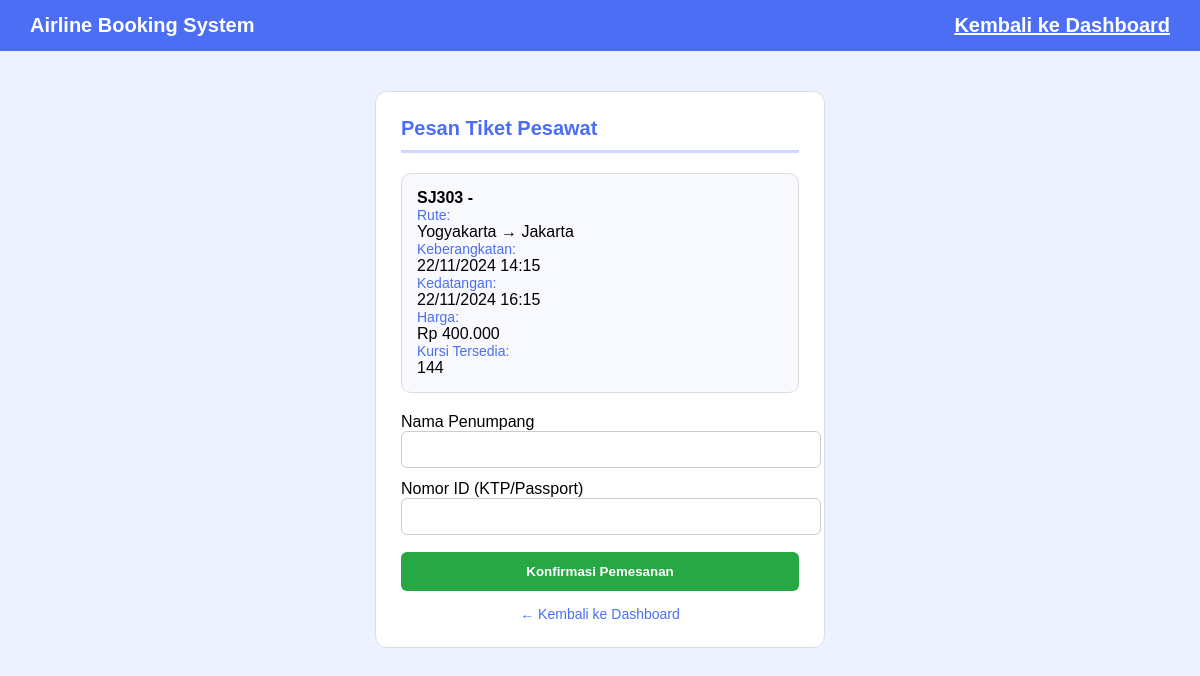
The app's page /airline/booking/book_ticket.php?id=13 (signed in) with its own data.
### tables this page shows
CREATE TABLE `flights` (
  `id` int(11) NOT NULL,
  `flight_code` varchar(20) DEFAULT NULL,
  `origin` varchar(50) DEFAULT NULL,
  `destination` varchar(50) DEFAULT NULL,
  `depart_datetime` datetime DEFAULT NULL,
  `arrive_datetime` datetime DEFAULT NULL,
  `price` int(11) DEFAULT 0,
  `status` enum('Scheduled','Completed','Cancelled') DEFAULT 'Scheduled',
  `seats_total` int(11) DEFAULT 180,
  `seats_available` int(11) DEFAULT 180,
  `airline` varchar(100) NOT NULL,
  `airline_name` varchar(100) DEFAULT NULL
);

### airline/booking/book_ticket.php (the view, shortened to what this page needs)
<?php
include "../connection.php";
$id = $_GET['id'];
$f = $koneksi->query("SELECT * FROM flights WHERE id=$id")->fetch_assoc();
?>
<!DOCTYPE html>
<html>
<head>
</head>
<body>
<div class="navbar">
    Airline Booking System
    <a href="../dashboard_user.php" style="color:white;">Kembali ke Dashboard</a>
</div>
<div class="container">
    <div class="card">
        <div class="title">Pesan Tiket Pesawat</div>
        <div class="divider"></div>
        <div class="flight-box">
            <div class="flight-title"><?= $f['flight_code'] ?> - <?= $f['airline'] ?></div>
            <div class="blue-text">Rute:</div>
            <?= $f['origin'] ?> → <?= $f['destination'] ?><br>
            <div class="blue-text">Keberangkatan:</div>
            <?= date("d/m/Y H:i", strtotime($f['depart_datetime'])) ?><br>
            <div class="blue-text">Kedatangan:</div>
            <?= date("d/m/Y H:i", strtotime($f['arrive_datetime'])) ?><br>
            <div class="blue-text">Harga:</div>
            Rp <?= number_format($f['price'],0,',','.') ?><br>
            <div class="blue-text">Kursi Tersedia:</div>
            <?= $f['seats_available'] ?><br>
        </div>
        <form method="POST" action="submit_order.php">
            <label>Nama Penumpang</label>
            <input type="text" name="nama" required>
            <label>Nomor ID (KTP/Passport)</label>
            <input type="text" name="idcard" required>
            <button class="btn-green">Konfirmasi Pemesanan</button>
        </form>
        <a class="back" href="../dashboard_user.php">← Kembali ke Dashboard</a>
    </div>
</div>
</body>
</html>

### airline/booking/book_ticket.php (style rules this page uses)
body { margin:0; font-family:Arial; background:#eef1ff; }
.navbar { background:#4b6ef5; padding:14px 30px; color:white; font-size:20px; display:flex; justify-content:space-between; align-items:center; font-weight:bold; }
.container { width:450px; margin:40px auto; }
.card { background:white; border:1px solid #dcdcdc; border-radius:12px; padding:25px; }
.title { font-size:20px; font-weight:bold; color:#4b6ef5; margin-bottom:10px; }
.divider { width:100%; height:3px; background:#d0d7ff; margin-bottom:20px; }
.flight-box { background:#f8f8ff; border:1px solid #dcdcdc; border-radius:10px; padding:15px; margin-bottom:20px; }
.flight-title { font-size:16px; font-weight:bold; }
.blue-text { color:#4b6ef5; font-size:14px; }
input { width:100%; padding:10px; border-radius:6px; border:1px solid #ccc; margin-bottom:12px; }
.btn-green { width:100%; padding:12px; background:#28a745; color:white; border:none; font-weight:bold; border-radius:6px; cursor:pointer; margin-top:5px; }
.back { display:block; margin-top:15px; text-align:center; text-decoration:none; color:#4b6ef5; font-size:14px; }

### records on screen
flights: flight_code "SJ303", origin "Yogyakarta", destination "Jakarta", depart_datetime "22/11/2024 14:15", arrive_datetime "22/11/2024 16:15", price "400.000", seats_available "144"
